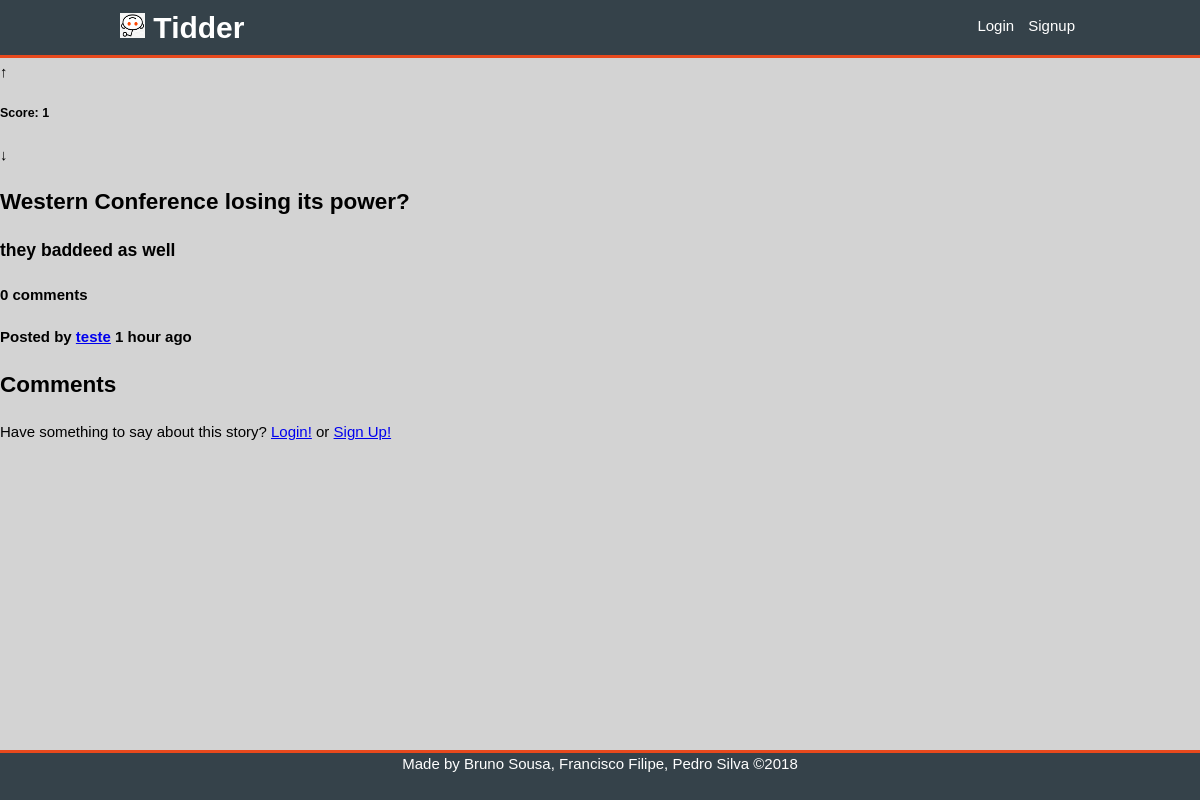
Page /pages/story.php?story_id=248 on the committed database.
### tables this page shows
CREATE TABLE opinion (
    opinion_id INTEGER NOT NULL PRIMARY KEY AUTOINCREMENT,
	parent_id INTEGER REFERENCES opinion(opinion_id),
    opinion_title VARCHAR,
    opinion_text VARCHAR NOT NULL,
	posted DATETIME NOT NULL,
    user_id INTEGER NOT NULL REFERENCES user
);

CREATE TABLE user (
    user_id INTEGER NOT NULL PRIMARY KEY AUTOINCREMENT,
    username VARCHAR NOT NULL UNIQUE,
    email VARCHAR NOT NULL UNIQUE,
    password VARCHAR NOT NULL,
    realname VARCHAR,
    birthday DATE,
    join_date DATE NOT NULL,
	bio VARCHAR
);

### database/db_vote.php (called while the page is built, shortened)
<?php
	function getScore($opinion_id){
		$db = Database::instance()->db();
		$stmt = $db->prepare('SELECT count(*) AS score FROM vote WHERE opinion_id = ? AND value = 1');
		$stmt->execute(array($opinion_id));
		$upvotes = $stmt->fetch()['score'];
		$stmt = $db->prepare('SELECT count(*) AS score FROM vote WHERE opinion_id = ? AND value = -1');
		$stmt->execute(array($opinion_id));
		$downvotes = $stmt->fetch()['score'];
		return $upvotes - $downvotes;
	}
?>

### database/db_story.php (called while the page is built, shortened)
<?php
	function getStory($story_id) {
		$db = Database::instance()->db();
		$stmt = $db->prepare('SELECT * FROM opinion WHERE opinion_id = ? AND parent_id IS NULL');
		$stmt->execute(array($story_id));
		return $stmt->fetch();
	}
?>

### database/db_comment.php (called while the page is built, shortened)
<?php
	function getAllComments($parent_id) {
		$db = Database::instance()->db();
		$stmt = $db->prepare('SELECT * FROM opinion WHERE parent_id IS ?');
		$stmt->execute(array($parent_id));
		return $stmt->fetchAll();
	}
?>

### database/db_user.php (called while the page is built, shortened)
<?php
	function getUserName($user_id){
		$db = Database::instance()->db();
		$stmt = $db->prepare('SELECT username FROM user WHERE user_id = ?');
		$stmt->execute(array($user_id));
		return $stmt->fetch()['username'];
	}
?>

### includes/date.php (called while the page is built, shortened)
<?php
	function deltaTime($now, $date){
		$time = strtotime($date);
		$delta = $now - $time;
		if(!floor($delta/86400)){
			$time_word = (floor($delta/3600) == 1 ? ' hour ' : ' hours ');
			return floor($delta/3600).$time_word.'ago';
		}
		$time_word = (floor($delta/31104000) == 1 ? ' year ' : ' years ');
		return floor($delta/31104000).$time_word.'ago';
	}
?>

### pages/story.php (the view, shortened to what this page needs)
<?php
	include_once('../includes/date.php');
	include_once('../database/db_user.php');
	include_once('../database/db_story.php');
	include_once('../database/db_comment.php');
	include_once('../database/db_vote.php');
	include_once('../templates/tpl_common.php');
	include_once('../templates/tpl_comments.php');
	$story_id = $_GET['story_id'];
	try {
		$story = getStory($story_id);
    } catch (PDOException $e) {
        die(header('Location: stories.php'));
	}
	$now = time();
	$username = getUserName($story['user_id']);
	$score = getScore($story_id);
?>
	<section id="story" data-id="<?=$story_id?>">
		<div class="upvote" role="button" data-value="<?=$vote?>">&#8593;</div>
		<h5>Score: <?=$score?></h5>
		<div class="downvote" role="button" data-value="<?=$vote?>">&#8595;</div>
		<h2><?=$story['opinion_title']?></h2>
		<h3><?=$story['opinion_text']?></h3>
		<?php
		$number_comments = getNumberComments($story_id);
		if($number_comments == 1){ ?>
			<h4><?=$number_comments?> comment</4>
		<?php } else { ?>
			<h4><?=$number_comments?> comments</4>
		<?php } ?>
		<h4>Posted by <a href="<?='profile.php?username='.urlencode($username)?>"><?=$username?></a> <?=deltaTime($now, $story['posted'])?></h4>
	</section>

### css/style.css (style rules this page uses)
:root { --main-bg-color: #eee; --section-login-bg-color: white; --section-login-border-color: #ddd; --section-login-footer-bg-color: #eef; --button-bg-color: #bbf; --button-hover-bg-color: #aaf; --grey-shade-0: #f9f9f9; --grey-shade-1: #f5f5f5; --grey-shade-2: #d3d3d3; --grey-shade-3: #bebebe; --grey-shade-4: #a9a9a9; --grey-shade-5: #808080; --grey-shade-6: #505050; }
html, body { height: 100%; margin: 0; }
body { font: 15px/1.5 Arial, Helvetica, sans-serif; padding: 0; background-color: var(--grey-shade-2); position: relative; }
.upvote { margin:0; padding:0; margin-top: 3px; }
.downvote { margin:0; padding:0; margin-bottom: 3px; }

### rows in the picture
opinion: opinion_title "Western Conference losing its power?", opinion_text "they baddeed as well", user.username "teste", posted "1 hour ago"

### other values in the picture
$score "1"
$number_comments "0"
